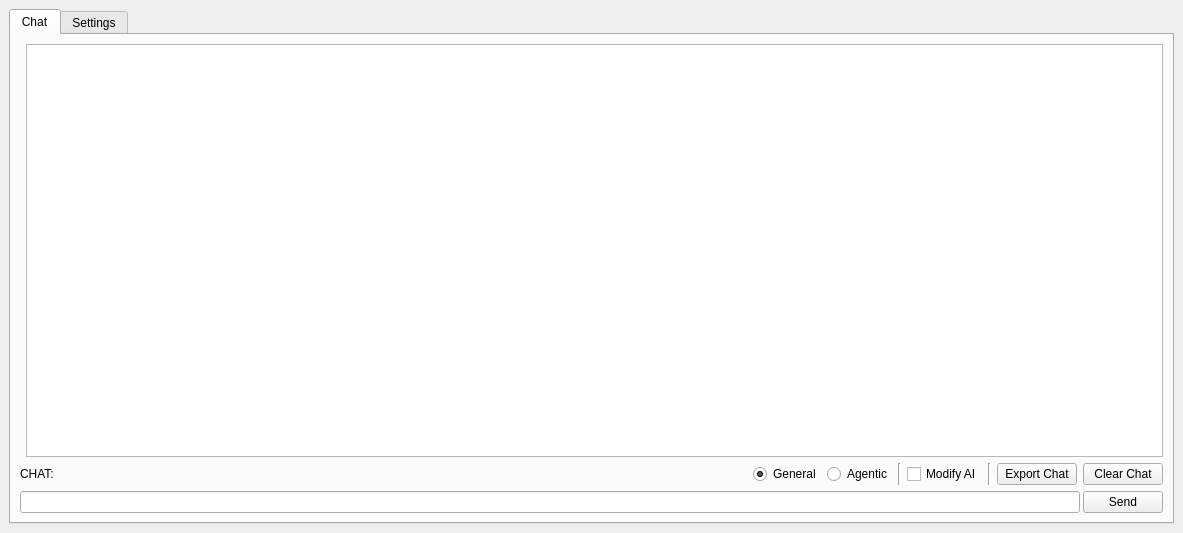
<?xml version="1.0" encoding="UTF-8"?>
<ui version="4.0">
 <class>qchatgpt</class>
 <widget class="QDockWidget" name="qchatgpt">
  <property name="geometry">
   <rect>
    <x>0</x>
    <y>0</y>
    <width>1183</width>
    <height>533</height>
   </rect>
  </property>
  <property name="windowTitle">
   <string>GeoAgent</string>
  </property>
  <widget class="QWidget" name="dockWidgetContents">
   <layout class="QGridLayout" name="gridLayout">
    <item row="0" column="0">
     <widget class="QTabWidget" name="tabWidget">
      <property name="currentIndex">
       <number>0</number>
      </property>
      <widget class="QWidget" name="tab">
       <attribute name="title">
        <string>Chat</string>
       </attribute>
       <layout class="QGridLayout" name="gridLayout_2">
        <item row="0" column="0">
         <layout class="QVBoxLayout" name="verticalLayout">
          <item>
           <layout class="QHBoxLayout" name="layout_custom">
            <item>
             <widget class="QTextEdit" name="chatgpt_edit">
              <property name="sizePolicy">
               <sizepolicy hsizetype="Ignored" vsizetype="Ignored">
                <horstretch>0</horstretch>
                <verstretch>0</verstretch>
               </sizepolicy>
              </property>
              <property name="html">
               <string>&lt;!DOCTYPE HTML PUBLIC &quot;-//W3C//DTD HTML 4.0//EN&quot; &quot;http://www.w3.org/TR/REC-html40/strict.dtd&quot;&gt;
&lt;html&gt;&lt;head&gt;&lt;meta name=&quot;qrichtext&quot; content=&quot;1&quot; /&gt;&lt;style type=&quot;text/css&quot;&gt;
p, li { white-space: pre-wrap; }
&lt;/style&gt;&lt;/head&gt;&lt;body style=&quot; font-family:'MS Shell Dlg 2'; font-size:7.875pt; font-weight:400; font-style:normal;&quot;&gt;
&lt;p style=&quot;-qt-paragraph-type:empty; margin-top:0px; margin-bottom:0px; margin-left:0px; margin-right:0px; -qt-block-indent:0; text-indent:0px; font-size:7.8pt;&quot;&gt;&lt;br /&gt;&lt;/p&gt;&lt;/body&gt;&lt;/html&gt;</string>
              </property>
             </widget>
            </item>
            <item>
             <widget class="QTextBrowser" name="chatgpt_ans">
              <property name="sizePolicy">
               <sizepolicy hsizetype="Expanding" vsizetype="Minimum">
                <horstretch>0</horstretch>
                <verstretch>0</verstretch>
               </sizepolicy>
              </property>
             </widget>
            </item>
           </layout>
          </item>
          <item>
           <layout class="QHBoxLayout" name="horizontalLayout_2">
            <item>
             <widget class="QLabel" name="label">
              <property name="sizePolicy">
               <sizepolicy hsizetype="Minimum" vsizetype="Preferred">
                <horstretch>0</horstretch>
                <verstretch>0</verstretch>
               </sizepolicy>
              </property>
              <property name="text">
               <string>CHAT:</string>
              </property>
             </widget>
            </item>
            <item>
             <spacer name="horizontalSpacer">
              <property name="orientation">
               <enum>Qt::Horizontal</enum>
              </property>
              <property name="sizeHint" stdset="0">
               <size>
                <width>40</width>
                <height>20</height>
               </size>
              </property>
             </spacer>
            </item>
            <item>
             <widget class="QRadioButton" name="general_mode">
              <property name="text">
               <string>General</string>
              </property>
              <property name="checked">
               <bool>true</bool>
              </property>
             </widget>
            </item>
            <item>
             <widget class="QRadioButton" name="agentic_mode">
              <property name="text">
               <string>Agentic</string>
              </property>
             </widget>
            </item>
            <item>
             <widget class="Line" name="line">
              <property name="maximumSize">
               <size>
                <width>3</width>
                <height>31</height>
               </size>
              </property>
              <property name="orientation">
               <enum>Qt::Vertical</enum>
              </property>
             </widget>
            </item>
            <item>
             <widget class="QCheckBox" name="chatgpt_edit_btn">
              <property name="text">
               <string>Modify AI</string>
              </property>
             </widget>
            </item>
            <item>
             <widget class="Line" name="line_7">
              <property name="maximumSize">
               <size>
                <width>3</width>
                <height>31</height>
               </size>
              </property>
              <property name="orientation">
               <enum>Qt::Vertical</enum>
              </property>
             </widget>
            </item>
            <item>
             <widget class="QPushButton" name="export_ans">
              <property name="focusPolicy">
               <enum>Qt::NoFocus</enum>
              </property>
              <property name="text">
               <string>Export Chat</string>
              </property>
             </widget>
            </item>
            <item>
             <widget class="QPushButton" name="clear_ans">
              <property name="focusPolicy">
               <enum>Qt::NoFocus</enum>
              </property>
              <property name="text">
               <string>Clear Chat</string>
              </property>
             </widget>
            </item>
           </layout>
          </item>
          <item>
           <layout class="QHBoxLayout" name="horizontalLayout">
            <property name="spacing">
             <number>3</number>
            </property>
            <item>
             <widget class="QLineEdit" name="question">
              <property name="sizePolicy">
               <sizepolicy hsizetype="Expanding" vsizetype="Fixed">
                <horstretch>0</horstretch>
                <verstretch>0</verstretch>
               </sizepolicy>
              </property>
              <property name="text">
               <string/>
              </property>
             </widget>
            </item>
            <item>
             <widget class="QPushButton" name="send_chat">
              <property name="sizePolicy">
               <sizepolicy hsizetype="Minimum" vsizetype="Fixed">
                <horstretch>0</horstretch>
                <verstretch>0</verstretch>
               </sizepolicy>
              </property>
              <property name="maximumSize">
               <size>
                <width>16777215</width>
                <height>16777215</height>
               </size>
              </property>
              <property name="focusPolicy">
               <enum>Qt::StrongFocus</enum>
              </property>
              <property name="text">
               <string>Send</string>
              </property>
             </widget>
            </item>
           </layout>
          </item>
         </layout>
        </item>
       </layout>
      </widget>
      <widget class="QWidget" name="tab_2">
       <attribute name="title">
        <string>Settings</string>
       </attribute>
       <layout class="QVBoxLayout" name="verticalLayout_3">
        <item>
         <layout class="QVBoxLayout" name="verticalLayout_2">
          <item>
           <layout class="QHBoxLayout" name="horizontalLayout_6">
            <item>
             <widget class="QLabel" name="label_7">
              <property name="toolTip">
               <string>The model which will generate the completion.</string>
              </property>
              <property name="text">
               <string>&lt;!DOCTYPE HTML PUBLIC &quot;-//W3C//DTD HTML 4.0//EN&quot; &quot;http://www.w3.org/TR/REC-html40/strict.dtd&quot;&gt;
&lt;html&gt;&lt;head&gt;&lt;meta name=&quot;qrichtext&quot; content=&quot;1&quot; /&gt;&lt;style type=&quot;text/css&quot;&gt;
p, li { white-space: pre-wrap; }
&lt;/style&gt;&lt;/head&gt;&lt;body style=&quot; font-family:'MS Shell Dlg 2'; font-size:8pt; font-weight:400; font-style:normal;&quot;&gt;
&lt;p style=&quot; margin-top:0px; margin-bottom:0px; margin-left:0px; margin-right:0px; -qt-block-indent:0; text-indent:0px;&quot;&gt;Model &lt;/p&gt;&lt;/body&gt;&lt;/html&gt;</string>
              </property>
              <property name="openExternalLinks">
               <bool>true</bool>
              </property>
             </widget>
            </item>
            <item>
             <spacer name="horizontalSpacer_6">
              <property name="orientation">
               <enum>Qt::Horizontal</enum>
              </property>
              <property name="sizeType">
               <enum>QSizePolicy::Minimum</enum>
              </property>
              <property name="sizeHint" stdset="0">
               <size>
                <width>46</width>
                <height>20</height>
               </size>
              </property>
             </spacer>
            </item>
            <item>
             <widget class="QComboBox" name="model">
              <property name="sizePolicy">
               <sizepolicy hsizetype="Preferred" vsizetype="Fixed">
                <horstretch>0</horstretch>
                <verstretch>0</verstretch>
               </sizepolicy>
              </property>
              <property name="focusPolicy">
               <enum>Qt::WheelFocus</enum>
              </property>
              <property name="sizeAdjustPolicy">
               <enum>QComboBox::AdjustToContents</enum>
              </property>
              <item>
               <property name="text">
                <string>Ollama</string>
               </property>
              </item>
              <item>
               <property name="text">
                <string>gpt-5</string>
               </property>
              </item>
             </widget>
            </item>
            <item>
             <spacer name="horizontalSpacer_3">
              <property name="orientation">
               <enum>Qt::Horizontal</enum>
              </property>
              <property name="sizeHint" stdset="0">
               <size>
                <width>40</width>
                <height>20</height>
               </size>
              </property>
             </spacer>
            </item>
           </layout>
          </item>
          <item>
           <layout class="QHBoxLayout" name="horizontalLayout_4">
            <item>
             <widget class="QLabel" name="label_5">
              <property name="toolTip">
               <string>Controls randomness: Lowering results in less random completions. As the temperature approaches zero, the model will become deterministic and repetitive.</string>
              </property>
              <property name="text">
               <string>Temperature:     </string>
              </property>
             </widget>
            </item>
            <item>
             <widget class="QDoubleSpinBox" name="temperature">
              <property name="decimals">
               <number>1</number>
              </property>
              <property name="maximum">
               <double>1.000000000000000</double>
              </property>
              <property name="singleStep">
               <double>0.100000000000000</double>
              </property>
             </widget>
            </item>
            <item>
             <spacer name="horizontalSpacer_4">
              <property name="orientation">
               <enum>Qt::Horizontal</enum>
              </property>
              <property name="sizeHint" stdset="0">
               <size>
                <width>40</width>
                <height>20</height>
               </size>
              </property>
             </spacer>
            </item>
           </layout>
          </item>
          <item>
           <layout class="QHBoxLayout" name="horizontalLayout_3">
            <item>
             <widget class="QLabel" name="label_6">
              <property name="toolTip">
               <string>One token is roughly 4 characters for normal English text</string>
              </property>
              <property name="text">
               <string>Maximum Token: </string>
              </property>
             </widget>
            </item>
            <item>
             <widget class="QSpinBox" name="max_tokens">
              <property name="focusPolicy">
               <enum>Qt::WheelFocus</enum>
              </property>
              <property name="minimum">
               <number>1000</number>
              </property>
              <property name="maximum">
               <number>10000</number>
              </property>
             </widget>
            </item>
            <item>
             <spacer name="horizontalSpacer_5">
              <property name="orientation">
               <enum>Qt::Horizontal</enum>
              </property>
              <property name="sizeHint" stdset="0">
               <size>
                <width>40</width>
                <height>20</height>
               </size>
              </property>
             </spacer>
            </item>
           </layout>
          </item>
          <item>
           <layout class="QHBoxLayout" name="horizontalLayout_7"/>
          </item>
          <item>
           <layout class="QHBoxLayout" name="horizontalLayout_5">
            <item>
             <widget class="QLabel" name="label_2">
              <property name="toolTip">
               <string>If you want, you can use your API key.</string>
              </property>
              <property name="text">
               <string>&lt;!DOCTYPE HTML PUBLIC &quot;-//W3C//DTD HTML 4.0//EN&quot; &quot;http://www.w3.org/TR/REC-html40/strict.dtd&quot;&gt;
&lt;html&gt;&lt;head&gt;&lt;meta name=&quot;qrichtext&quot; content=&quot;1&quot; /&gt;&lt;style type=&quot;text/css&quot;&gt;
p, li { white-space: pre-wrap; }
&lt;/style&gt;&lt;/head&gt;&lt;body style=&quot; font-family:'MS Shell Dlg 2'; font-size:8pt; font-weight:400; font-style:normal;&quot;&gt;
&lt;p style=&quot; margin-top:0px; margin-bottom:0px; margin-left:0px; margin-right:0px; -qt-block-indent:0; text-indent:0px;&quot;&gt;API Key:&lt;/p&gt;&lt;/body&gt;&lt;/html&gt;</string>
              </property>
              <property name="wordWrap">
               <bool>true</bool>
              </property>
              <property name="openExternalLinks">
               <bool>false</bool>
              </property>
             </widget>
            </item>
            <item>
             <widget class="QgsPasswordLineEdit" name="custom_apikey"/>
            </item>
            <item>
             <spacer name="horizontalSpacer_2">
              <property name="orientation">
               <enum>Qt::Horizontal</enum>
              </property>
              <property name="sizeHint" stdset="0">
               <size>
                <width>40</width>
                <height>20</height>
               </size>
              </property>
             </spacer>
            </item>
           </layout>
          </item>
          <item>
           <widget class="QLabel" name="label_3">
            <property name="enabled">
             <bool>true</bool>
            </property>
            <property name="mouseTracking">
             <bool>true</bool>
            </property>
            <property name="text">
             <string>Model Name (Ollama): </string>
            </property>
            <property name="wordWrap">
             <bool>true</bool>
            </property>
           </widget>
          </item>
          <item>
           <widget class="QLineEdit" name="ollama_model_name"/>
          </item>
          <item>
           <layout class="QHBoxLayout" name="horizontalLayout_8"/>
          </item>
          <item>
           <widget class="QLabel" name="label_4">
            <property name="text">
             <string>Ollama Base URL: </string>
            </property>
           </widget>
          </item>
          <item>
           <widget class="QLineEdit" name="ollama_base_url"/>
          </item>
          <item>
           <spacer name="verticalSpacer">
            <property name="orientation">
             <enum>Qt::Vertical</enum>
            </property>
            <property name="sizeHint" stdset="0">
             <size>
              <width>20</width>
              <height>40</height>
             </size>
            </property>
           </spacer>
          </item>
         </layout>
        </item>
       </layout>
      </widget>
     </widget>
    </item>
   </layout>
  </widget>
 </widget>
 <customwidgets>
  <customwidget>
   <class>QgsPasswordLineEdit</class>
   <extends>QLineEdit</extends>
   <header>qgspasswordlineedit.h</header>
  </customwidget>
 </customwidgets>
 <resources/>
 <connections/>
</ui>
